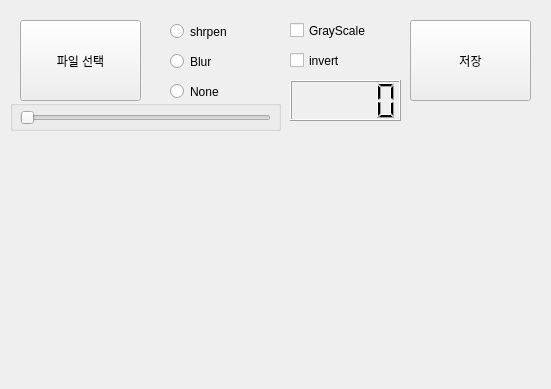
<?xml version="1.0" encoding="UTF-8"?>
<ui version="4.0">
 <class>Form</class>
 <widget class="QWidget" name="Form">
  <property name="geometry">
   <rect>
    <x>0</x>
    <y>0</y>
    <width>551</width>
    <height>389</height>
   </rect>
  </property>
  <property name="windowTitle">
   <string>Form</string>
  </property>
  <widget class="QPushButton" name="file">
   <property name="geometry">
    <rect>
     <x>20</x>
     <y>20</y>
     <width>121</width>
     <height>81</height>
    </rect>
   </property>
   <property name="text">
    <string>파일 선택</string>
   </property>
  </widget>
  <widget class="QPushButton" name="save">
   <property name="geometry">
    <rect>
     <x>410</x>
     <y>20</y>
     <width>121</width>
     <height>81</height>
    </rect>
   </property>
   <property name="text">
    <string>저장</string>
   </property>
  </widget>
  <widget class="QCheckBox" name="gray">
   <property name="geometry">
    <rect>
     <x>290</x>
     <y>20</y>
     <width>101</width>
     <height>21</height>
    </rect>
   </property>
   <property name="text">
    <string>GrayScale</string>
   </property>
  </widget>
  <widget class="QCheckBox" name="invert">
   <property name="geometry">
    <rect>
     <x>290</x>
     <y>50</y>
     <width>101</width>
     <height>21</height>
    </rect>
   </property>
   <property name="text">
    <string>invert</string>
   </property>
  </widget>
  <widget class="QRadioButton" name="sharpen">
   <property name="geometry">
    <rect>
     <x>170</x>
     <y>20</y>
     <width>112</width>
     <height>23</height>
    </rect>
   </property>
   <property name="text">
    <string>shrpen</string>
   </property>
  </widget>
  <widget class="QRadioButton" name="blur">
   <property name="geometry">
    <rect>
     <x>170</x>
     <y>50</y>
     <width>112</width>
     <height>23</height>
    </rect>
   </property>
   <property name="text">
    <string>Blur</string>
   </property>
  </widget>
  <widget class="QRadioButton" name="none">
   <property name="geometry">
    <rect>
     <x>170</x>
     <y>80</y>
     <width>112</width>
     <height>23</height>
    </rect>
   </property>
   <property name="text">
    <string>None</string>
   </property>
  </widget>
  <widget class="QLabel" name="lbl1">
   <property name="geometry">
    <rect>
     <x>20</x>
     <y>140</y>
     <width>240</width>
     <height>230</height>
    </rect>
   </property>
   <property name="text">
    <string/>
   </property>
  </widget>
  <widget class="QLabel" name="lbl2">
   <property name="geometry">
    <rect>
     <x>290</x>
     <y>140</y>
     <width>240</width>
     <height>230</height>
    </rect>
   </property>
   <property name="text">
    <string/>
   </property>
  </widget>
  <widget class="QSlider" name="slider">
   <property name="geometry">
    <rect>
     <x>20</x>
     <y>110</y>
     <width>251</width>
     <height>16</height>
    </rect>
   </property>
   <property name="orientation">
    <enum>Qt::Horizontal</enum>
   </property>
  </widget>
  <widget class="QLCDNumber" name="sliderShow">
   <property name="geometry">
    <rect>
     <x>290</x>
     <y>80</y>
     <width>111</width>
     <height>41</height>
    </rect>
   </property>
  </widget>
  <widget class="QGroupBox" name="sliderCheck">
   <property name="enabled">
    <bool>true</bool>
   </property>
   <property name="geometry">
    <rect>
     <x>10</x>
     <y>100</y>
     <width>271</width>
     <height>31</height>
    </rect>
   </property>
   <property name="title">
    <string/>
   </property>
  </widget>
 </widget>
 <resources/>
 <connections/>
</ui>
